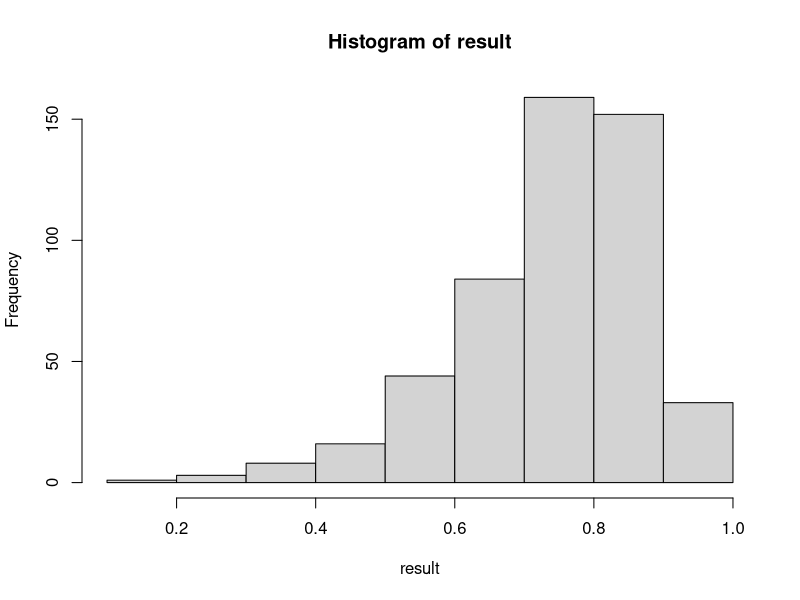

Recreate this plot in R.

## ------------------------------------------------------------------------
set.seed(123)

n <- 500
result <- vector("double", n)
A <- 1
Au <- 0.1 # uncertainty in A
for (i in 1:n) {
    Ap <- A + Au * rnorm(n=1)
    result[i] = 10 * Ap
}
D <- 0.5 * (1 - 0.68)
r <- quantile(result, probs=c(D, 1-D))
cat("value:", mean(result), "uncertainty:", sd(result), " range:", r[1], "to", r[2], "\n")



## ------------------------------------------------------------------------
set.seed(123)
n <- 500
result <- vector("double", n)
A <- 1
Au <- 0.1 # uncertainty in A
for (i in 1:n) {
    Ap <- A + Au * rnorm(n=1)
    result[i] = Ap^2
}
D <- 0.5 * (1 - 0.68)
r <- quantile(result, probs=c(D, 1-D))
cat("value:", mean(result), "uncertainty:", sd(result), " range:", r[1], "to", r[2], "\n")


## ------------------------------------------------------------------------
set.seed(123)
n <- 500
result <- vector("double", n)
A <- 1
Au <- 0.3 # uncertainty in A
for (i in 1:n) {
    Ap <- A + Au * rnorm(n=1)
    result[i] = tanh(Ap)
}
D <- 0.5 * (1 - 0.68)
r <- quantile(result, probs=c(D, 1-D))
cat("value:", mean(result), "uncertainty:", sd(result), " range:", r[1], "to", r[2], "\n")


## ------------------------------------------------------------------------
hist(result)


